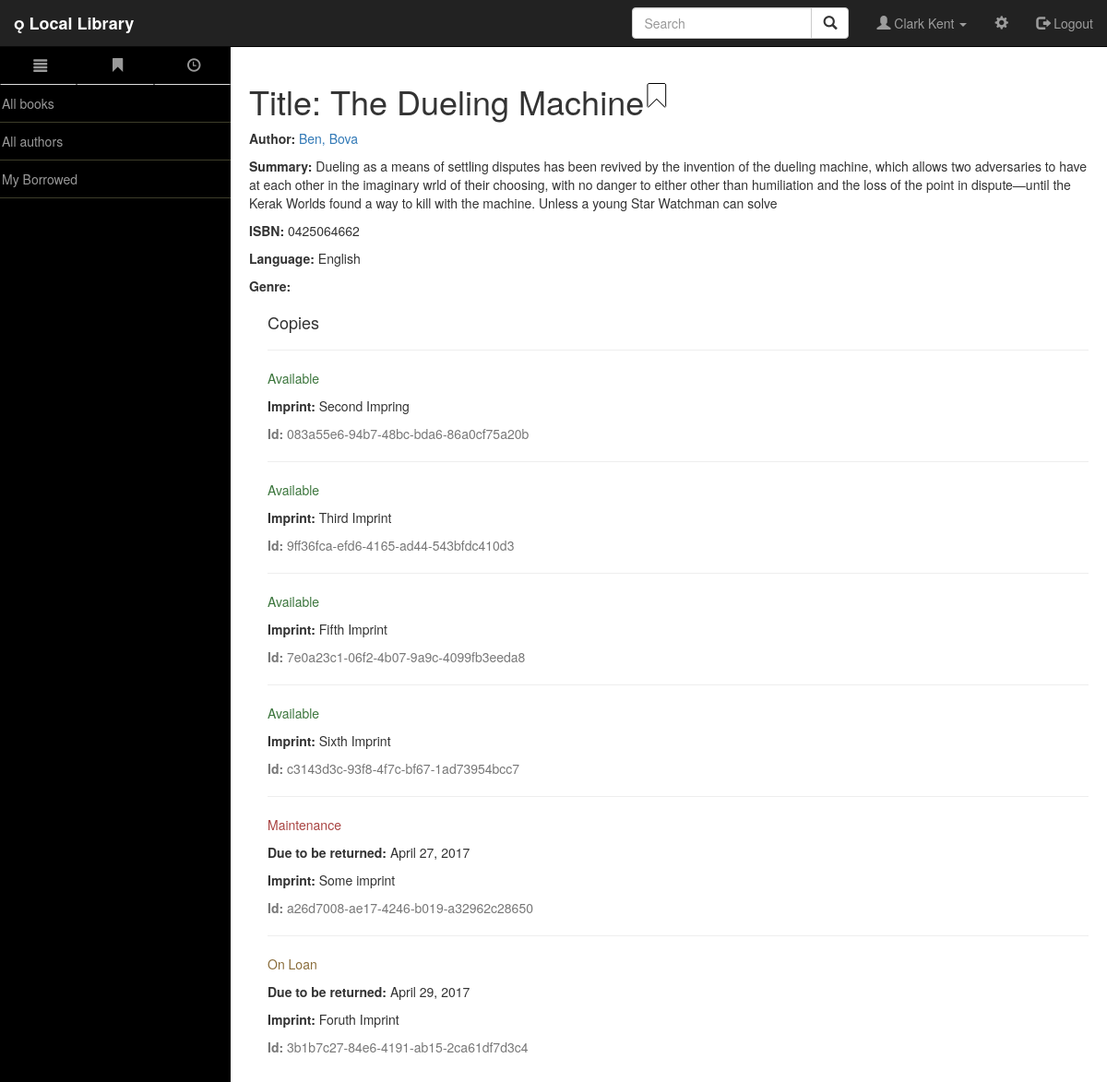
/catalog/book/1 (signed in), run on an earlier commit of the app's database.
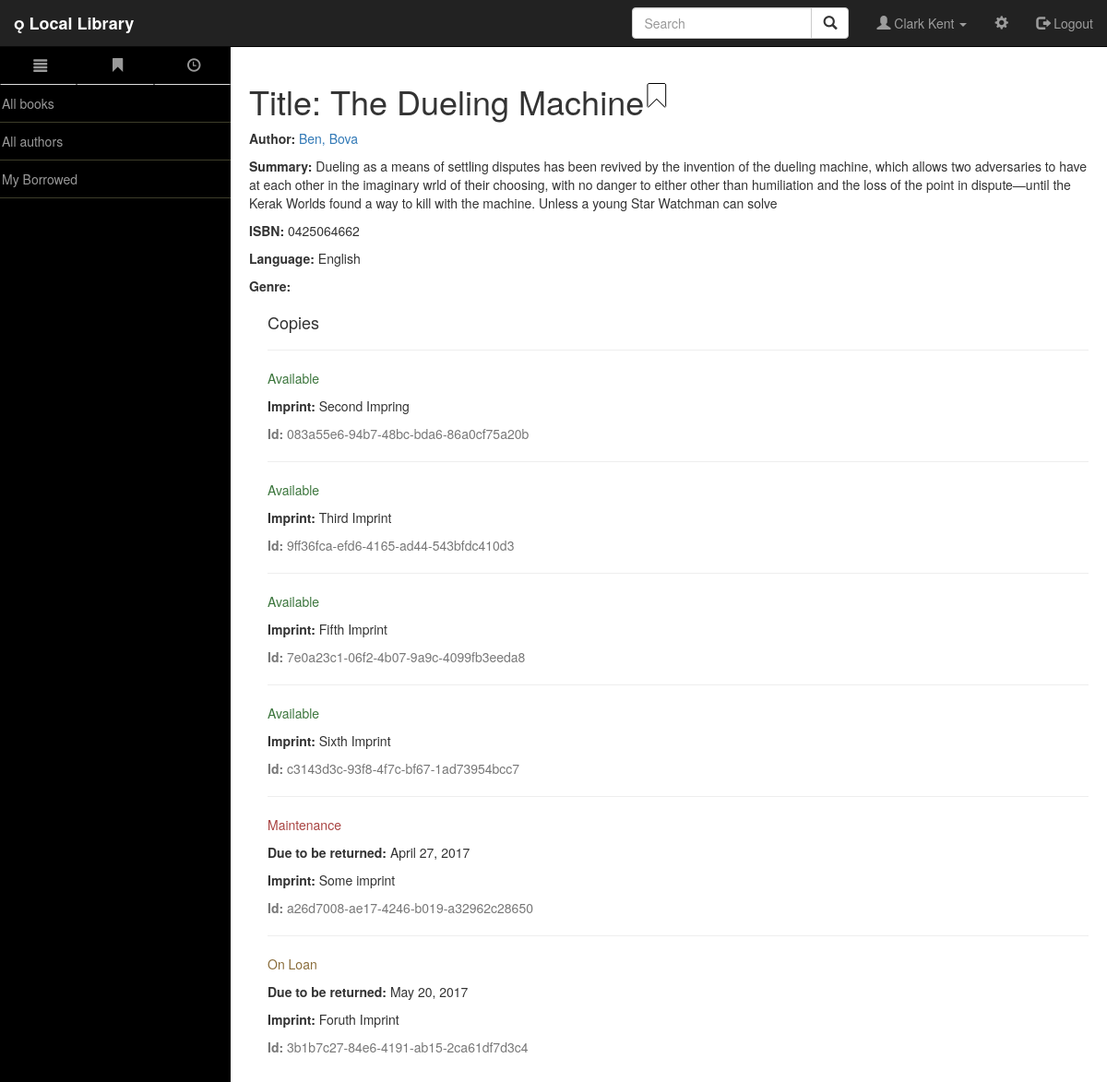
And on a later commit of the database.
### catalog/models.py (models this page shows, shortened)
class BookInstance(models.Model):
    id = models.UUIDField(primary_key=True,default=uuid.uuid4, help_text="Unique id for this particular book accross whole library")
    book = models.ForeignKey('Book',on_delete=models.SET_NULL, null=True)
    imprint = models.CharField(max_length=200)
    due_back = models.DateField(blank=True, null=True)
    borrower = models.ForeignKey(User,on_delete=models.SET_NULL,blank=True, null=True)
    LOAN_STATUS = (
        ('d', 'Maintenance'),
        ('o', 'On Loan'),
        ('a', 'Available'),
        ('r', 'Reserved'),
    )
    status = models.CharField(max_length=1,choices=LOAN_STATUS, default = 'd' ,blank=True, help_text='book availability')
    class Meta:
        permissions = (('can_mark_returned',"Set book as returned"),)
        ordering = ["due_back"]

### catalog/views.py (the view)
# urls.py: url(r'^book/(?P<pk>\d+)$',views.BooksDetailView.as_view(),name='book-detail'),
class BooksDetailView(LoginRequiredMixin,generic.DetailView):
    login_url = 'user_login'
    model = Book
    template_name = 'catalog/book_detail.html'

### catalog/models.py (called while the page is built)
    def __str__(self):
        return self.title

    def __str__(self):
        return '%s, %s' % (self.last_name, self.first_name)

    def __str__(self):
        return self.name

### catalog/templates/catalog/book_detail.html (shortened to what this page needs)
{% extends "base_generic.html" %}
{% load static %}
{% block content %}
  <table>
    <tr>
    <td>
      <h1>Title: {{ book.title }}</h1>
    </td>
    <td align='right'>
      {% if user.is_authenticated %}
        <a id="bookmarkme" href="javascript:void(0)" onclick="bookmarkme( '{{ book }}' )" title="bookmark"><span id="bookmarkicon" class="glyphicon glyphicon-bookmark" style="font-size: 25px;color:white;text-shadow: -1px 0 black, 0 1px black, 1px 0 black, 0 -1px black;"></span></a>
      {% endif %}
</td>
    </tr>
  </table>
  <p><strong>Author:</strong> <a href="">{{ book.author }}</a></p>
  <p><strong>Summary:</strong> {{ book.summary }}</p>
  <p><strong>ISBN:</strong> {{ book.isbn }}</p>
  <p><strong>Language:</strong> {{ book.language }}</p>
  <p><strong>Genre:</strong> {% for genre in book.genre.all %} {{ genre }}{% if not forloop.last %}, {% endif %}{% endfor %}</p>
  <div style="margin-left:20px;margin-top:20px">
    <h4>Copies</h4>
    {% for copy in book.bookinstance_set.all %}
    <hr>
    <p class="{% if copy.status == 'a' %}text-success{% elif copy.status == 'd' %}text-danger{% else %}text-warning{% endif %}">{{ copy.get_status_display }}</p>
    {% if copy.status != 'a' %}<p><strong>Due to be returned:</strong> {{copy.due_back}}</p>{% endif %}
    <p><strong>Imprint:</strong> {{copy.imprint}}</p>
    <p class="text-muted"><strong>Id:</strong> {{copy.id}}</p>
    {% endfor %}
  </div>
{% endblock %}

What changed in the data, as far as the page shows it:
changed BookInstance "On Loan": due_back "April 29, 2017" → "May 20, 2017"
